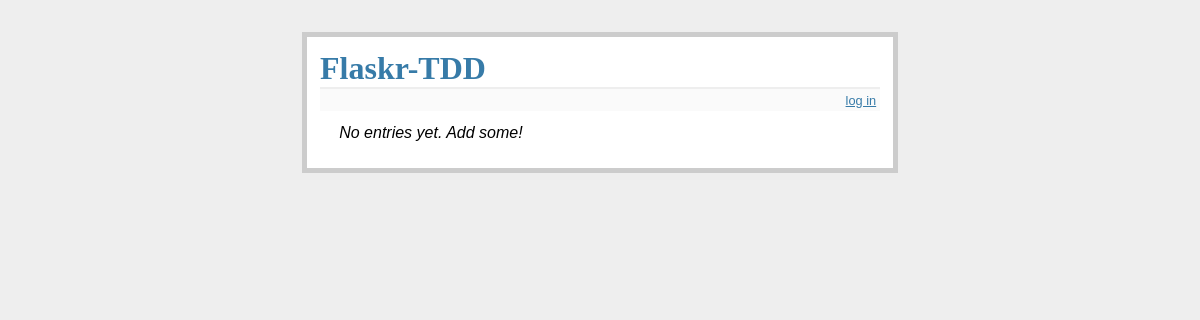
Before: / with the older database file.
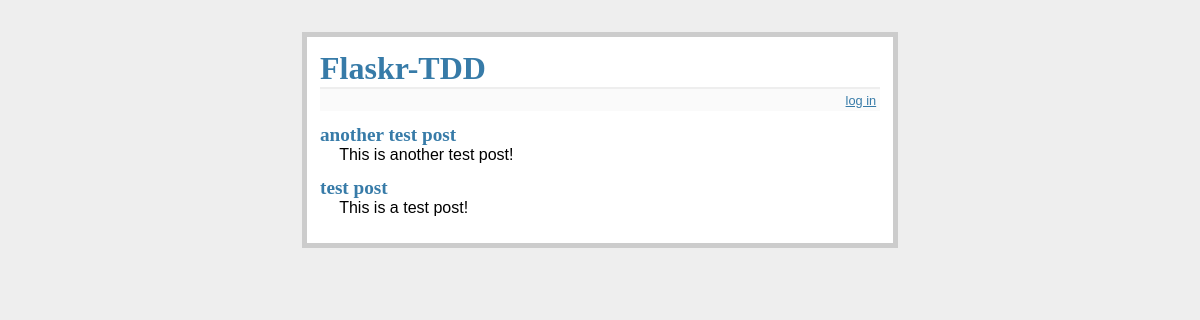
After: the same page with the newer database file.
### tables this page shows
CREATE TABLE entries (
  id integer primary key autoincrement,
  title text not null,
  text text not null
);

### project/app.py (the view)
@app.route('/')
def index():
    db = get_db()
    cur = db.execute('select * from entries order by id desc')
    entries = cur.fetchall()
    return render_template('index.html', entries=entries)

### project/app.py (called while the page is built)
def connect_db():
    rv = sqlite3.connect(app.config["DATABASE"])
    rv.row_factory = sqlite3.Row
    return rv

def get_db():
    if not hasattr(g, "sqlite_db"):
        g.sqlite_db = connect_db()
    return g.sqlite_db

### project/templates/index.html (shortened to what this page needs)
<!DOCTYPE html>
<html>
  <head>
    <link
      rel="stylesheet"
      type="text/css"
      href="{{ url_for('static', filename='style.css') }}"
    />
  </head>
  <body>
    <div class="page">
      <h1>Flaskr-TDD</h1>
      <div class="metanav">
        {% if not session.logged_in %}
        <a href="{{ url_for('login') }}">log in</a>
        {% else %}
        <a href="{{ url_for('logout') }}">log out</a>
        {% endif %}
      </div>
      <ul class="entries">
        {% for entry in entries %}
        <li class="entry">
            <h2 id="{{ entry.id }}">{{ entry.title }}</h2>
            {{ entry.text|safe }}
        </li>
        {% else %}
        <li><em>No entries yet. Add some!</em></li>
        {% endfor %}
      </ul>
    </div>
  </body>
</html>

### project/static/style.css (style rules this page uses)
body { font-family: sans-serif; background: #eee; }
a, h1, h2 { color: #377ba8; }
h1, h2 { font-family: "Georgia", serif; margin: 0; }
h1 { border-bottom: 2px solid #eee; }
h2 { font-size: 1.2em; }
.page { margin: 2em auto; width: 35em; border: 5px solid #ccc; padding: 0.8em; background: white; }
.entries { list-style: none; margin: 0; padding: 0; }
.entries li { margin: 0.8em 1.2em; }
.entries li h2 { margin-left: -1em; }
.metanav { text-align: right; font-size: 0.8em; padding: 0.3em; margin-bottom: 1em; background: #fafafa; }

Changed rows visible on the page:
added entries: title "another test post", text "This is another test post!"
added entries: title "test post", text "This is a test post!"
Other visible differences:
text no longer shown: "No entries yet. Add some!"
